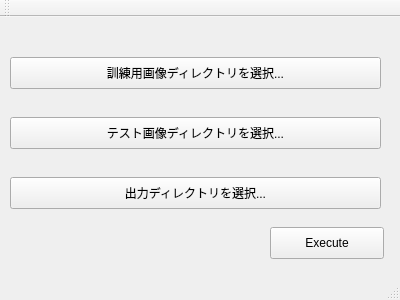
<?xml version="1.0" encoding="UTF-8"?>
<ui version="4.0">
 <class>MainWindow</class>
 <widget class="QMainWindow" name="MainWindow">
  <property name="geometry">
   <rect>
    <x>0</x>
    <y>0</y>
    <width>400</width>
    <height>300</height>
   </rect>
  </property>
  <property name="windowTitle">
   <string>MainWindow</string>
  </property>
  <widget class="QWidget" name="centralWidget">
   <widget class="QPushButton" name="trainingPathButton">
    <property name="geometry">
     <rect>
      <x>10</x>
      <y>40</y>
      <width>371</width>
      <height>32</height>
     </rect>
    </property>
    <property name="text">
     <string>訓練用画像ディレクトリを選択...</string>
    </property>
   </widget>
   <widget class="QLabel" name="trainingPathLabel">
    <property name="geometry">
     <rect>
      <x>20</x>
      <y>20</y>
      <width>351</width>
      <height>16</height>
     </rect>
    </property>
    <property name="text">
     <string/>
    </property>
   </widget>
   <widget class="QPushButton" name="executeButton">
    <property name="geometry">
     <rect>
      <x>270</x>
      <y>210</y>
      <width>114</width>
      <height>32</height>
     </rect>
    </property>
    <property name="text">
     <string>Execute</string>
    </property>
   </widget>
   <widget class="QLabel" name="targetPathLabel">
    <property name="geometry">
     <rect>
      <x>20</x>
      <y>80</y>
      <width>351</width>
      <height>16</height>
     </rect>
    </property>
    <property name="text">
     <string/>
    </property>
   </widget>
   <widget class="QPushButton" name="targetPathButton">
    <property name="geometry">
     <rect>
      <x>10</x>
      <y>100</y>
      <width>371</width>
      <height>32</height>
     </rect>
    </property>
    <property name="text">
     <string>テスト画像ディレクトリを選択...</string>
    </property>
   </widget>
   <widget class="QPushButton" name="outputPathButton">
    <property name="geometry">
     <rect>
      <x>10</x>
      <y>160</y>
      <width>371</width>
      <height>32</height>
     </rect>
    </property>
    <property name="text">
     <string>出力ディレクトリを選択...</string>
    </property>
   </widget>
   <widget class="QLabel" name="outputPathLabel">
    <property name="geometry">
     <rect>
      <x>20</x>
      <y>140</y>
      <width>351</width>
      <height>16</height>
     </rect>
    </property>
    <property name="text">
     <string/>
    </property>
   </widget>
  </widget>
  <widget class="QMenuBar" name="menuBar">
   <property name="geometry">
    <rect>
     <x>0</x>
     <y>0</y>
     <width>400</width>
     <height>22</height>
    </rect>
   </property>
  </widget>
  <widget class="QToolBar" name="mainToolBar">
   <attribute name="toolBarArea">
    <enum>TopToolBarArea</enum>
   </attribute>
   <attribute name="toolBarBreak">
    <bool>false</bool>
   </attribute>
  </widget>
  <widget class="QStatusBar" name="statusBar"/>
 </widget>
 <layoutdefault spacing="6" margin="11"/>
 <resources/>
 <connections/>
</ui>
